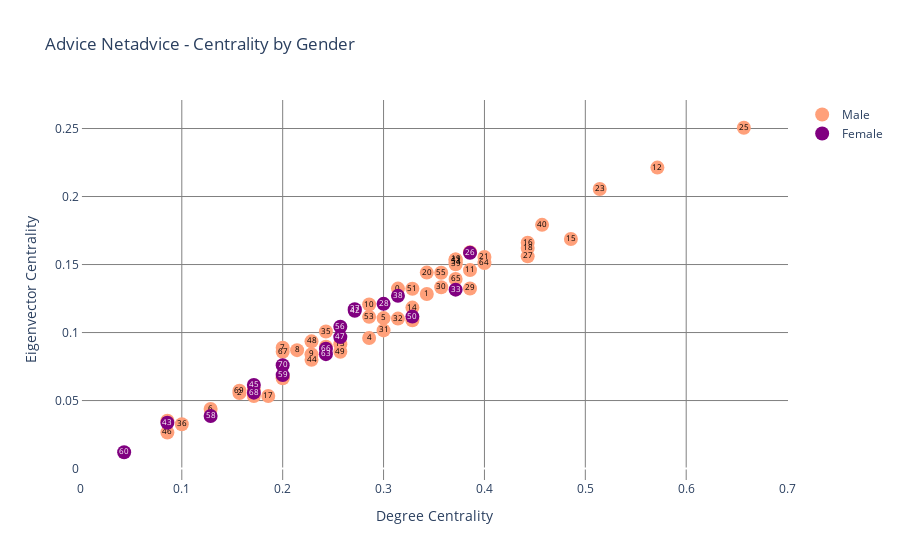

Notebook code cell kept with this figure:
### Markdown cell above
#### Scatter Plot of Advice Network Eigenvector Centrality by Gender

### Code cell
fig = go.Figure()
fig.add_trace(go.Scatter(
    x=advice_df[advice_df['gender']==1]['deg_centrality'],
    y=advice_df[advice_df['gender']==1]['eig_centrality'],
    text=advice_df[advice_df['gender']==1]['id'],
    hoverinfo='text',
    mode='markers+text',
    name='Male',
    textfont_size=8,
    textfont_color='black',
    marker=dict(size=14, 
                color='lightsalmon',
                symbol='circle')))

fig.add_trace(go.Scatter(
    x = advice_df[advice_df['gender']==2]['deg_centrality'],
    y = advice_df[advice_df['gender']==2]['eig_centrality'],
    text=advice_df[advice_df['gender']==2]['id'],
    mode='markers+text',
    name = 'Female',
    textfont_size=8,
    textfont_color='white',
    marker=dict(size=14, 
                color='purple', 
                symbol='circle')))
    

fig.update_layout(go.Layout(
    title='Advice Network - Centrality by Gender',
    xaxis=dict(
        title='Degree Centrality'
    ),
    yaxis=dict(
        title='Eigenvector Centrality'
    ),
    hovermode='closest',
    plot_bgcolor='white',
    paper_bgcolor='white',
))
fig.update_xaxes(showgrid=True, gridwidth=1, gridcolor='grey')
fig.update_yaxes(showgrid=True, gridwidth=1, gridcolor='grey')
fig.show()

### Figure 1 — Plotly figure (JSON) as saved in the notebook; plotly's stock layout.template omitted (floating-point values rounded to 4 significant figures)
{"data": [{"hoverinfo": "text", "marker": {"color": "lightsalmon", "size": 14, "symbol": "circle"}, "mode": "markers+text", "name": "Male", "text": [0, 1, 2, 3, 4, 5, 6, 7, 8, 9, 10, 11, 12, 13, 14, 15, 16, 17, 18, 19, 20, 21, 22, 23, 24, 25, 27, 29, 30, 31, 32, 34, 35, 36, 39, 40, 41, 44, 46, 48, 49, 51, 52, 53, 54, 55, 57, 61, 62, 64, 65, 67, 69], "textfont": {"color": "black", "size": 8}, "type": "scatter", "x": [0.3143, 0.3429, 0.1571, 0.3857, 0.2857, 0.3, 0.1286, 0.2, 0.2143, 0.2286, 0.2857, 0.3857, 0.5714, 0.2571, 0.3286, 0.4857, 0.4429, 0.1857, 0.4429, 0.3714, 0.3429, 0.4, 0.2429, 0.5143, 0.2, 0.6571, 0.4429, 0.3857, 0.3571, 0.3, 0.3143, 0.3286, 0.2429, 0.1, 0.3714, 0.4571, 0.3714, 0.2286, 0.08571, 0.2286, 0.2571, 0.3286, 0.08571, 0.2857, 0.3714, 0.3571, 0.2, 0.1714, 0.1714, 0.4, 0.3714, 0.2, 0.1571], "y": [0.1323, 0.1284, 0.05555, 0.159, 0.09596, 0.1106, 0.04382, 0.08881, 0.08706, 0.08399, 0.1206, 0.1459, 0.2213, 0.09138, 0.1183, 0.1687, 0.166, 0.05336, 0.1622, 0.1537, 0.1441, 0.1555, 0.08957, 0.2055, 0.06732, 0.2506, 0.156, 0.1324, 0.1333, 0.1016, 0.1102, 0.109, 0.1007, 0.03264, 0.1502, 0.1792, 0.1536, 0.07993, 0.02655, 0.09353, 0.0859, 0.1322, 0.03515, 0.1115, 0.1517, 0.144, 0.06632, 0.05802, 0.0533, 0.1511, 0.1394, 0.08588, 0.05729]}, {"marker": {"color": "purple", "size": 14, "symbol": "circle"}, "mode": "markers+text", "name": "Female", "text": [26, 28, 33, 37, 38, 42, 43, 45, 47, 50, 56, 58, 59, 60, 63, 66, 68, 70], "textfont": {"color": "white", "size": 8}, "type": "scatter", "x": [0.3857, 0.3, 0.3714, 0.2714, 0.3143, 0.2714, 0.08571, 0.1714, 0.2571, 0.3286, 0.2571, 0.1286, 0.2, 0.04286, 0.2429, 0.2429, 0.1714, 0.2], "y": [0.1586, 0.1211, 0.1315, 0.1171, 0.127, 0.116, 0.03363, 0.06152, 0.09664, 0.1117, 0.1043, 0.03863, 0.06871, 0.012, 0.08411, 0.08814, 0.05581, 0.07596]}], "layout": {"hovermode": "closest", "paper_bgcolor": "white", "plot_bgcolor": "white", "title": {"text": "Advice Netadvice - Centrality by Gender"}, "xaxis": {"gridcolor": "grey", "gridwidth": 1, "showgrid": true, "title": {"text": "Degree Centrality"}}, "yaxis": {"gridcolor": "grey", "gridwidth": 1, "showgrid": true, "title": {"text": "Eigenvector Centrality"}}}}
